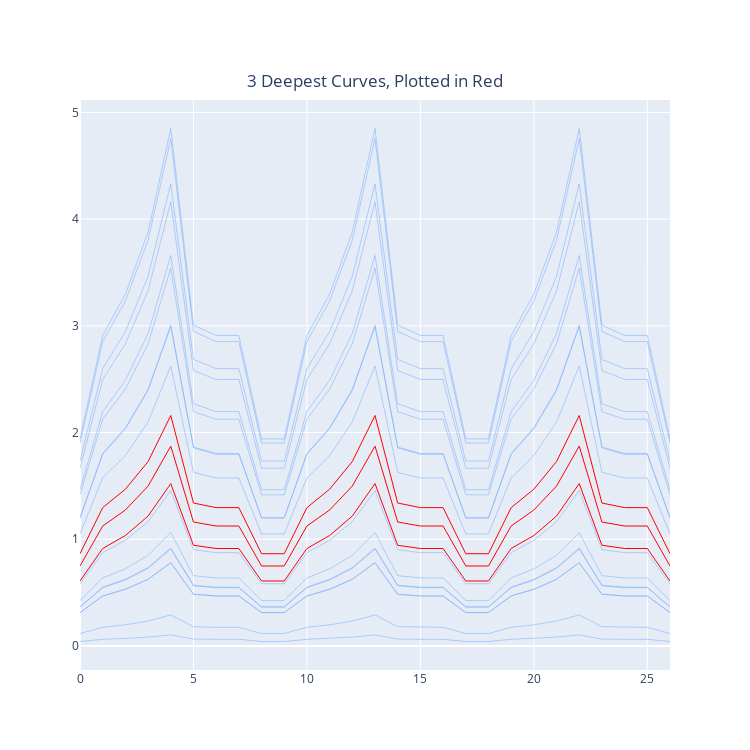

The notebook cell saved with this chart:
### Markdown cell above
But this is much more meaningful with visuals!

### Code cell
n=3
fig = bd.plot_deepest(n=n, return_plot=True, title=f'{n} Deepest Curves, Plotted in Red')
fig.update_layout(width=750, height=750)
fig.write_image('ex1_deepest.pdf')
fig.show()
